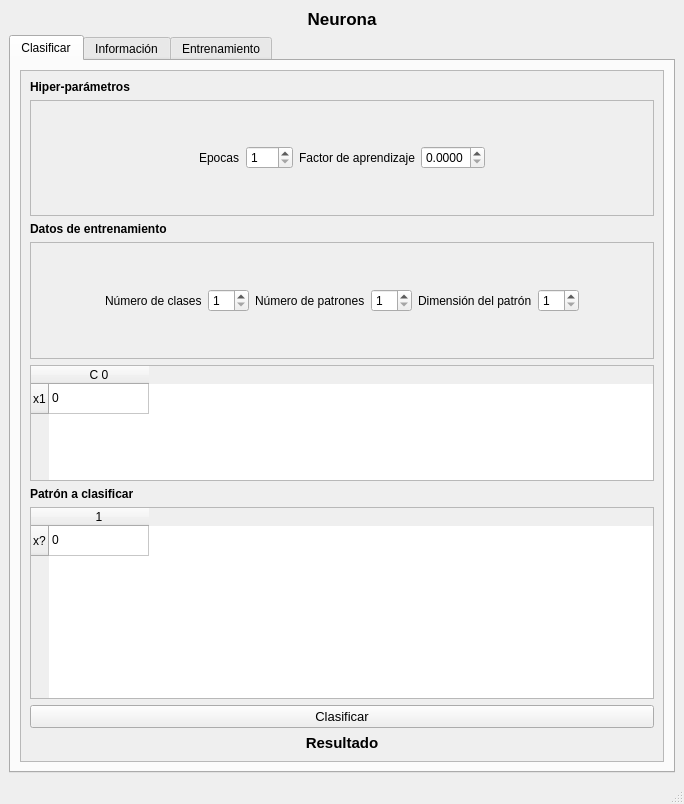
<?xml version="1.0" encoding="UTF-8"?>
<ui version="4.0">
 <class>MainWindow</class>
 <widget class="QMainWindow" name="MainWindow">
  <property name="geometry">
   <rect>
    <x>0</x>
    <y>0</y>
    <width>684</width>
    <height>804</height>
   </rect>
  </property>
  <property name="windowTitle">
   <string>MainWindow</string>
  </property>
  <widget class="QWidget" name="centralwidget">
   <layout class="QVBoxLayout" name="verticalLayout">
    <item>
     <widget class="QLabel" name="label">
      <property name="font">
       <font>
        <pointsize>13</pointsize>
        <weight>75</weight>
        <bold>true</bold>
       </font>
      </property>
      <property name="text">
       <string>Neurona</string>
      </property>
      <property name="alignment">
       <set>Qt::AlignCenter</set>
      </property>
     </widget>
    </item>
    <item>
     <widget class="QTabWidget" name="tabWidget">
      <property name="currentIndex">
       <number>0</number>
      </property>
      <widget class="QWidget" name="tab">
       <attribute name="title">
        <string>Clasificar</string>
       </attribute>
       <layout class="QGridLayout" name="gridLayout_3">
        <item row="1" column="0">
         <widget class="QScrollArea" name="scrollArea_2">
          <property name="widgetResizable">
           <bool>true</bool>
          </property>
          <widget class="QWidget" name="scrollAreaWidgetContents_2">
           <property name="geometry">
            <rect>
             <x>0</x>
             <y>0</y>
             <width>632</width>
             <height>670</height>
            </rect>
           </property>
           <layout class="QVBoxLayout" name="verticalLayout_2">
            <item>
             <widget class="QLabel" name="label_2">
              <property name="font">
               <font>
                <pointsize>9</pointsize>
                <weight>75</weight>
                <bold>true</bold>
               </font>
              </property>
              <property name="text">
               <string>Hiper-parámetros</string>
              </property>
             </widget>
            </item>
            <item>
             <widget class="QScrollArea" name="scrollArea_5">
              <property name="widgetResizable">
               <bool>true</bool>
              </property>
              <widget class="QWidget" name="scrollAreaWidgetContents_5">
               <property name="geometry">
                <rect>
                 <x>0</x>
                 <y>0</y>
                 <width>608</width>
                 <height>96</height>
                </rect>
               </property>
               <layout class="QHBoxLayout" name="horizontalLayout_3">
                <item>
                 <spacer name="horizontalSpacer">
                  <property name="orientation">
                   <enum>Qt::Horizontal</enum>
                  </property>
                  <property name="sizeHint" stdset="0">
                   <size>
                    <width>40</width>
                    <height>20</height>
                   </size>
                  </property>
                 </spacer>
                </item>
                <item>
                 <widget class="QLabel" name="label_12">
                  <property name="text">
                   <string>Epocas</string>
                  </property>
                 </widget>
                </item>
                <item>
                 <widget class="QSpinBox" name="spinBoxEpocas">
                  <property name="minimum">
                   <number>1</number>
                  </property>
                  <property name="maximum">
                   <number>200</number>
                  </property>
                 </widget>
                </item>
                <item>
                 <widget class="QLabel" name="label_13">
                  <property name="text">
                   <string>Factor de aprendizaje</string>
                  </property>
                 </widget>
                </item>
                <item>
                 <widget class="QDoubleSpinBox" name="doubleSpinBoxLearningRate">
                  <property name="decimals">
                   <number>4</number>
                  </property>
                  <property name="maximum">
                   <double>1.000000000000000</double>
                  </property>
                  <property name="singleStep">
                   <double>0.001000000000000</double>
                  </property>
                 </widget>
                </item>
                <item>
                 <spacer name="horizontalSpacer_4">
                  <property name="orientation">
                   <enum>Qt::Horizontal</enum>
                  </property>
                  <property name="sizeHint" stdset="0">
                   <size>
                    <width>40</width>
                    <height>20</height>
                   </size>
                  </property>
                 </spacer>
                </item>
               </layout>
              </widget>
             </widget>
            </item>
            <item>
             <widget class="QLabel" name="label_8">
              <property name="font">
               <font>
                <pointsize>9</pointsize>
                <weight>75</weight>
                <bold>true</bold>
               </font>
              </property>
              <property name="text">
               <string>Datos de entrenamiento</string>
              </property>
             </widget>
            </item>
            <item>
             <widget class="QScrollArea" name="scrollArea_3">
              <property name="widgetResizable">
               <bool>true</bool>
              </property>
              <widget class="QWidget" name="scrollAreaWidgetContents_4">
               <property name="geometry">
                <rect>
                 <x>0</x>
                 <y>0</y>
                 <width>608</width>
                 <height>96</height>
                </rect>
               </property>
               <layout class="QHBoxLayout" name="horizontalLayout">
                <item>
                 <spacer name="horizontalSpacer_3">
                  <property name="orientation">
                   <enum>Qt::Horizontal</enum>
                  </property>
                  <property name="sizeHint" stdset="0">
                   <size>
                    <width>40</width>
                    <height>20</height>
                   </size>
                  </property>
                 </spacer>
                </item>
                <item>
                 <widget class="QLabel" name="label_3">
                  <property name="text">
                   <string>Número de clases</string>
                  </property>
                 </widget>
                </item>
                <item>
                 <widget class="QSpinBox" name="spinBoxNumeroClases">
                  <property name="minimum">
                   <number>1</number>
                  </property>
                 </widget>
                </item>
                <item>
                 <widget class="QLabel" name="label_7">
                  <property name="text">
                   <string>Número de patrones</string>
                  </property>
                 </widget>
                </item>
                <item>
                 <widget class="QSpinBox" name="spinBoxNumeroPatrones">
                  <property name="minimum">
                   <number>1</number>
                  </property>
                 </widget>
                </item>
                <item>
                 <widget class="QLabel" name="label_11">
                  <property name="text">
                   <string>Dimensión del patrón</string>
                  </property>
                 </widget>
                </item>
                <item>
                 <widget class="QSpinBox" name="spinBoxDimensionPatron">
                  <property name="minimum">
                   <number>1</number>
                  </property>
                 </widget>
                </item>
                <item>
                 <spacer name="horizontalSpacer_2">
                  <property name="orientation">
                   <enum>Qt::Horizontal</enum>
                  </property>
                  <property name="sizeHint" stdset="0">
                   <size>
                    <width>40</width>
                    <height>20</height>
                   </size>
                  </property>
                 </spacer>
                </item>
               </layout>
              </widget>
             </widget>
            </item>
            <item>
             <widget class="QTableWidget" name="tableDatos">
              <property name="sizeAdjustPolicy">
               <enum>QAbstractScrollArea::AdjustToContentsOnFirstShow</enum>
              </property>
              <property name="rowCount">
               <number>1</number>
              </property>
              <property name="columnCount">
               <number>1</number>
              </property>
              <row>
               <property name="text">
                <string>x1</string>
               </property>
              </row>
              <column>
               <property name="text">
                <string>C 0</string>
               </property>
              </column>
              <item row="0" column="0">
               <property name="text">
                <string>0</string>
               </property>
              </item>
             </widget>
            </item>
            <item>
             <widget class="QLabel" name="labelRasgo">
              <property name="font">
               <font>
                <pointsize>9</pointsize>
                <weight>75</weight>
                <bold>true</bold>
               </font>
              </property>
              <property name="text">
               <string>Patrón a clasificar</string>
              </property>
             </widget>
            </item>
            <item>
             <widget class="QTableWidget" name="tablePatronDesconocido">
              <row>
               <property name="text">
                <string>x?</string>
               </property>
              </row>
              <column>
               <property name="text">
                <string>1</string>
               </property>
              </column>
              <item row="0" column="0">
               <property name="text">
                <string>0</string>
               </property>
              </item>
             </widget>
            </item>
            <item>
             <widget class="QPushButton" name="pushButtonClasificar">
              <property name="font">
               <font>
                <pointsize>10</pointsize>
               </font>
              </property>
              <property name="text">
               <string>Clasificar</string>
              </property>
             </widget>
            </item>
            <item>
             <widget class="QLabel" name="labelRes">
              <property name="font">
               <font>
                <pointsize>11</pointsize>
                <weight>75</weight>
                <bold>true</bold>
               </font>
              </property>
              <property name="text">
               <string>Resultado</string>
              </property>
              <property name="alignment">
               <set>Qt::AlignCenter</set>
              </property>
             </widget>
            </item>
           </layout>
          </widget>
         </widget>
        </item>
       </layout>
      </widget>
      <widget class="QWidget" name="tab_2">
       <attribute name="title">
        <string>Información</string>
       </attribute>
       <layout class="QGridLayout" name="gridLayout_2">
        <item row="0" column="0">
         <widget class="QScrollArea" name="scrollArea">
          <property name="widgetResizable">
           <bool>true</bool>
          </property>
          <widget class="QWidget" name="scrollAreaWidgetContents">
           <property name="geometry">
            <rect>
             <x>0</x>
             <y>0</y>
             <width>632</width>
             <height>670</height>
            </rect>
           </property>
           <layout class="QGridLayout" name="gridLayout_4">
            <item row="3" column="0">
             <widget class="QLabel" name="label_5">
              <property name="font">
               <font>
                <pointsize>9</pointsize>
                <weight>75</weight>
                <bold>true</bold>
               </font>
              </property>
              <property name="text">
               <string>Frontera de desición</string>
              </property>
             </widget>
            </item>
            <item row="0" column="0">
             <widget class="QLabel" name="labelInformation">
              <property name="font">
               <font>
                <pointsize>11</pointsize>
                <weight>75</weight>
                <bold>true</bold>
               </font>
              </property>
              <property name="text">
               <string>Información</string>
              </property>
              <property name="alignment">
               <set>Qt::AlignCenter</set>
              </property>
             </widget>
            </item>
            <item row="4" column="0">
             <widget class="QLabel" name="imagenK">
              <property name="text">
               <string/>
              </property>
              <property name="alignment">
               <set>Qt::AlignCenter</set>
              </property>
             </widget>
            </item>
            <item row="2" column="0">
             <widget class="QLabel" name="imagenTodos">
              <property name="text">
               <string/>
              </property>
              <property name="alignment">
               <set>Qt::AlignCenter</set>
              </property>
             </widget>
            </item>
            <item row="1" column="0">
             <widget class="QLabel" name="label_4">
              <property name="font">
               <font>
                <pointsize>9</pointsize>
                <weight>75</weight>
                <bold>true</bold>
               </font>
              </property>
              <property name="text">
               <string>Gráfico de todos los puntos</string>
              </property>
             </widget>
            </item>
           </layout>
          </widget>
         </widget>
        </item>
       </layout>
      </widget>
      <widget class="QWidget" name="tab_3">
       <attribute name="title">
        <string>Entrenamiento</string>
       </attribute>
       <layout class="QGridLayout" name="gridLayout">
        <item row="0" column="0">
         <widget class="QScrollArea" name="scrollArea_4">
          <property name="widgetResizable">
           <bool>true</bool>
          </property>
          <widget class="QWidget" name="scrollAreaWidgetContents_3">
           <property name="geometry">
            <rect>
             <x>0</x>
             <y>0</y>
             <width>632</width>
             <height>670</height>
            </rect>
           </property>
           <layout class="QVBoxLayout" name="verticalLayout_3">
            <item>
             <widget class="QLabel" name="label_6">
              <property name="font">
               <font>
                <pointsize>9</pointsize>
                <weight>75</weight>
                <bold>true</bold>
               </font>
              </property>
              <property name="text">
               <string>Evolución del error</string>
              </property>
             </widget>
            </item>
            <item>
             <widget class="QLabel" name="imagenError">
              <property name="text">
               <string/>
              </property>
             </widget>
            </item>
            <item>
             <widget class="QLabel" name="label_10">
              <property name="font">
               <font>
                <pointsize>9</pointsize>
                <weight>75</weight>
                <bold>true</bold>
               </font>
              </property>
              <property name="text">
               <string>Matriz de confusión</string>
              </property>
             </widget>
            </item>
            <item>
             <widget class="QTableWidget" name="tableWidgetConfusionMatriz"/>
            </item>
           </layout>
          </widget>
         </widget>
        </item>
       </layout>
      </widget>
     </widget>
    </item>
   </layout>
  </widget>
  <widget class="QStatusBar" name="statusbar"/>
 </widget>
 <resources/>
 <connections/>
</ui>
